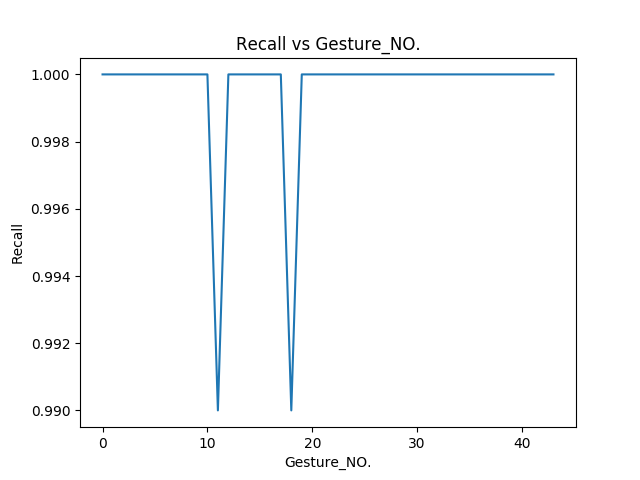

The script that drew this image:
import matplotlib.pyplot as plt 
  
# x axis values 
x = [0,1,2,3,4,5,6,7,8,9,10,11,12,13,14,15,16,17,18,19,20,21,22,23,24,25,26,27,28,29,30,31,32,33,34,35,36,37,38,39,40,41,42,43] 
# corresponding y axis values 
y = [1,1,1,1,1,1,1,1,1,1,1,0.99,1,1,1,1,1,1,0.99,1,1,1,1,1,1,1,1,1,1,1,1,1,1,1,1,1,1,1,1,1,1,1,1,1] 
  
# plotting the points  
plt.plot(x, y) 
  
# naming the x axis 
plt.xlabel('Gesture_NO.') 
# naming the y axis 
plt.ylabel('Recall') 
  
# giving a title to my graph 
plt.title('Recall vs Gesture_NO.') 
  
# function to show the plot 
plt.show() 
